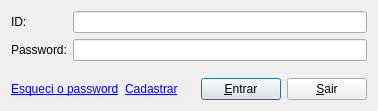
<?xml version="1.0" encoding="UTF-8"?>
<ui version="4.0">
 <class>loggin</class>
 <widget class="QDialog" name="loggin">
  <property name="geometry">
   <rect>
    <x>0</x>
    <y>0</y>
    <width>378</width>
    <height>111</height>
   </rect>
  </property>
  <property name="windowTitle">
   <string>2D Loggin UI</string>
  </property>
  <layout class="QVBoxLayout" name="verticalLayout_2">
   <item>
    <layout class="QVBoxLayout" name="verticalLayout" stretch="0,1,0">
     <item>
      <layout class="QGridLayout" name="gridLayout">
       <item row="0" column="0">
        <widget class="QLabel" name="labelID">
         <property name="text">
          <string>ID:</string>
         </property>
        </widget>
       </item>
       <item row="0" column="1">
        <widget class="QLineEdit" name="lineID"/>
       </item>
       <item row="1" column="0">
        <widget class="QLabel" name="labelPass">
         <property name="text">
          <string>Password:</string>
         </property>
        </widget>
       </item>
       <item row="1" column="1">
        <widget class="QLineEdit" name="linePass">
         <property name="echoMode">
          <enum>QLineEdit::Password</enum>
         </property>
        </widget>
       </item>
      </layout>
     </item>
     <item>
      <spacer name="verticalSpacer">
       <property name="orientation">
        <enum>Qt::Vertical</enum>
       </property>
       <property name="sizeHint" stdset="0">
        <size>
         <width>20</width>
         <height>40</height>
        </size>
       </property>
      </spacer>
     </item>
     <item>
      <layout class="QHBoxLayout" name="horizontalLayout">
       <item>
        <widget class="QLabel" name="labelEsq">
         <property name="text">
          <string>&lt;html&gt;&lt;head/&gt;&lt;body&gt;&lt;p&gt;&lt;a href=&quot;http://localhost/project/sched.php?index=0&quot;&gt;&lt;span style=&quot; text-decoration: underline; color:#0000ff;&quot;&gt;Esqueci o password&lt;/span&gt;&lt;/a&gt;&lt;/p&gt;&lt;/body&gt;&lt;/html&gt;</string>
         </property>
         <property name="openExternalLinks">
          <bool>false</bool>
         </property>
        </widget>
       </item>
       <item>
        <widget class="QLabel" name="labelReg">
         <property name="text">
          <string>&lt;html&gt;&lt;head/&gt;&lt;body&gt;&lt;p&gt;&lt;a href=&quot;http://localhost/project/sched.php?index=1&quot;&gt;&lt;span style=&quot; text-decoration: underline; color:#0000ff;&quot;&gt;Cadastrar&lt;/span&gt;&lt;/a&gt;&lt;/p&gt;&lt;/body&gt;&lt;/html&gt;</string>
         </property>
         <property name="openExternalLinks">
          <bool>true</bool>
         </property>
        </widget>
       </item>
       <item>
        <widget class="QPushButton" name="btnEnt">
         <property name="text">
          <string>&amp;Entrar</string>
         </property>
        </widget>
       </item>
       <item>
        <widget class="QPushButton" name="btnExt">
         <property name="text">
          <string>&amp;Sair</string>
         </property>
        </widget>
       </item>
      </layout>
     </item>
    </layout>
   </item>
  </layout>
 </widget>
 <layoutdefault spacing="6" margin="11"/>
 <resources/>
 <connections/>
</ui>
